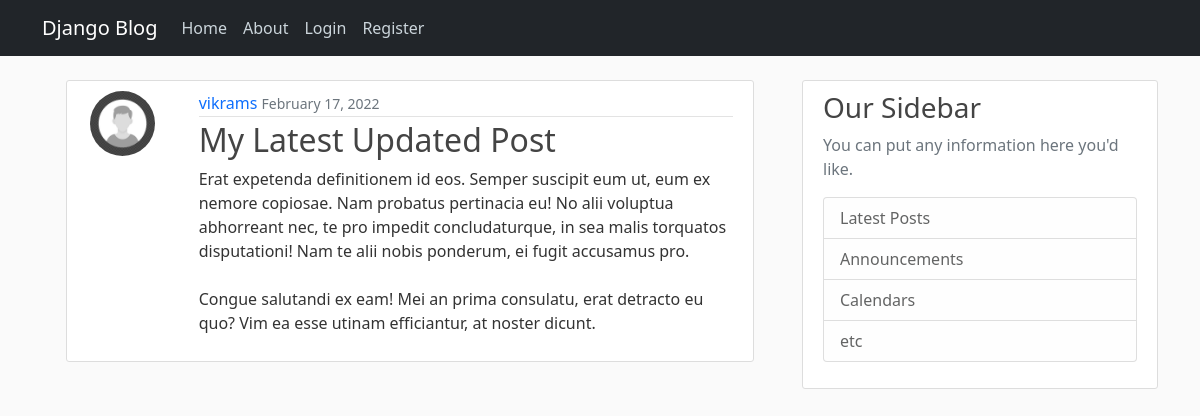
The page /post/33/ on the database its author committed.
### blog/models.py (models this page shows, shortened)
class Post(models.Model):
    title = models.CharField(max_length=100)
    content = models.TextField()
    date_posted = models.DateTimeField(default=timezone.now)
    author = models.ForeignKey(User, on_delete=models.CASCADE)

### users/models.py (models this page shows, shortened)
class Profile(models.Model):
    user = models.OneToOneField(User, on_delete=models.CASCADE)
    image = models.ImageField(default='default.jpg',upload_to='profile_pics')

### blog/views.py (the view)
# urls.py: path('post/<int:pk>/', PostDetailView.as_view(), name="post-detail"),
class PostDetailView(DetailView):
    model = Post

### blog/templates/blog/post_detail.html (shortened to what this page needs)
{% extends "blog/base.html" %}
{% block content %}
<div class="container">
    <article class="media content-section">
        <div class="row">
            <div class="col text-center">
            <img class="rounded-circle article-img d-inline " src="{{object.author.profile.image.url}}" />
            </div>
            <div class="media-body col-md-10">
            <div class="article-metadata">
                <a class="mr-2" href="#">{{ object.author }}</a>
                <small class="text-muted">{{ object.date_posted|date:"F d, Y" }}</small>
            </div>
            <h2 class="article-title">{{ object.title }}</h2>
            <p class="article-content">{{ object.content }}</p>
            </div>
        </div>
    </article>
</div>
{% endblock content %}

### blog/static/blog/main.css (style rules this page uses)
body { background: #fafafa; color: #333333; margin-top: 5rem; }
h1, h2, h3, h4, h5, h6 { color: #444444; }
a { text-decoration: none; }
.content-section { background: #ffffff; padding: 10px 20px; border: 1px solid #dddddd; border-radius: 3px; margin-bottom: 20px; }
.article-title { color: #444444; }
.article-content { white-space: pre-line; }
.article-img { height: 65px; width: 65px; margin-right: 16px; }
.article-metadata { padding-bottom: 1px; margin-bottom: 4px; border-bottom: 1px solid #e3e3e3 }

### rows shown on the page
Post: author.profile.image (picture), author "vikrams", date_posted "February 17, 2022", title "My Latest Updated Post", content "Erat expetenda definitionem id eos. Semper suscipit eum ut, eum ex nemore copiosae. Nam probatus pertinacia eu! No alii voluptua abhorreant nec, te pro impedit concludaturque, in sea malis torquatos disputationi! Nam te alii nobis ponderum, ei fugit accusamus pro. Congue salutandi ex eam! Mei an prima consulatu, erat detracto eu quo? Vim ea esse utinam efficiantur, at noster dicunt."
